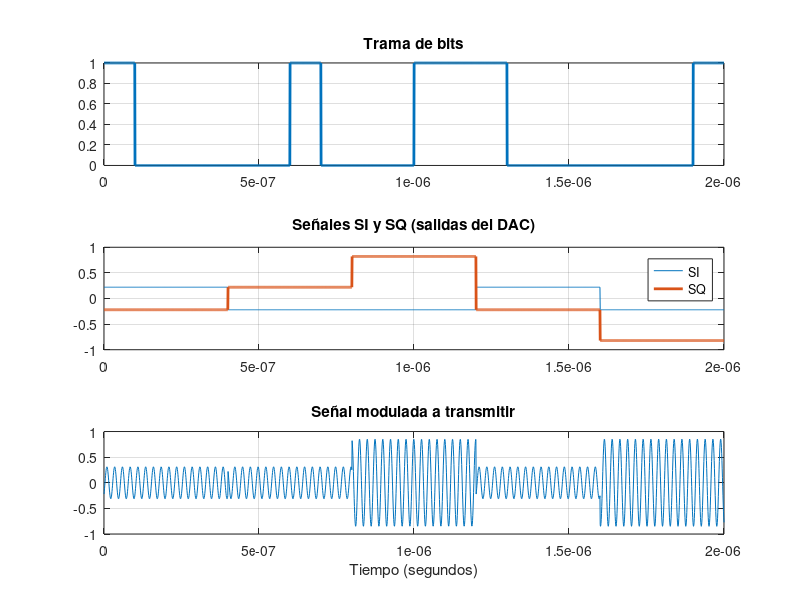

Write the MATLAB code that produced this figure. (Note: this script raises an error after producing the figure.)
clear,close all;
%ultimos 5 dígitos de 20182381 es 82381
%conversión a binario 1000 0010 0011 1000 0001
b = [1 0 0 0 0 0 1 0 0 0 1 1 1 0 0 0 0 0 0 1];%secuencia de bits
r=10e6;%velocidad de transmisión
mpb=120;%muestras por bit
Tb=1/r; %tiempo de bit
wc=4*r*(2*pi);
%inicializamos variables
trama=zeros(1,mpb*length(b)); %secuencia de bit señal moduladora
QAM=zeros(1,mpb*length(b)); %señal modulada
t=linspace(0,length(b)*Tb,mpb*length(b));
SQ=zeros(1,mpb*length(b));
SI=zeros(1,mpb*length(b));
%establecemos la trama
for i=1:length(b)
    ini=(i-1)*mpb+1;
    fin=i*mpb;
    temp=ones(1,mpb)*b(i);
    trama(ini:fin) = temp;
end
%establecemos la señal modulada
for i=1:length(b)/4
    ini=(i-1)*(mpb*4)+1;
    fin=i*(mpb*4);
    iIqQ=b((i-1)*4+1:i*4);
    %salida DAC, valor SI
    if isequal(iIqQ(1:2),[0 0])
        temp=-0.22;
    elseif isequal(iIqQ(1:2),[0 1])
        temp=-0.821;
    elseif isequal(iIqQ(1:2),[1 0])
        temp=0.22;
    elseif isequal(iIqQ(1:2),[1 1])
        temp=0.821;
    end
    SI(ini:fin)=temp;
    temp=temp*sin(wc*t(1:mpb*4));%modulamos con sin
    QAM(ini:fin)=temp;%sumamos a la señal final
    
    %salida del DAC, valor SQ
    if isequal(iIqQ(3:4),[0 0])
        temp=-0.22;
    elseif isequal(iIqQ(3:4),[0 1])
        temp=-0.821;
    elseif isequal(iIqQ(3:4),[1 0])
        temp=0.22;
    elseif isequal(iIqQ(3:4),[1 1])
        temp=0.821;
    end
    SQ(ini:fin)=temp;
    temp=temp*cos(wc*t(1:mpb*4));%modulamos con cos
    QAM(ini:fin)=temp+QAM(ini:fin);%sumamos a la señal final
end
figure(1)
subplot(3,1,1);
plot(t,trama,'LineWidth',2);grid;
title('Trama de bits')
subplot(3,1,2);
plot(t,SI,t,SQ,'LineWidth',2);grid;
title('Señales SI y SQ (salidas del DAC)')
legend('SI','SQ')
subplot(3,1,3);
plot(t,QAM);grid
title('Señal modulada a transmitir')
xlabel('Tiempo (segundos)')
sgtitle('Señal sin conformación de pulso')

%% conformando pulso
SI_seq=zeros(1,4);
SQ_seq=zeros(1,4);
for i=1:length(b)/4
    iIqQ=b((i-1)*4+1:i*4);
    %salida DAC, valor SI
    if isequal(iIqQ(1:2),[0 0])
        temp=-0.22;
    elseif isequal(iIqQ(1:2),[0 1])
        temp=-0.821;
    elseif isequal(iIqQ(1:2),[1 0])
        temp=0.22;
    elseif isequal(iIqQ(1:2),[1 1])
        temp=0.821;
    end
    SI_seq(i)=temp;
    %salida del DAC, valor SQ
    if isequal(iIqQ(3:4),[0 0])
        temp=-0.22;
    elseif isequal(iIqQ(3:4),[0 1])
        temp=-0.821;
    elseif isequal(iIqQ(3:4),[1 0])
        temp=0.22;
    elseif isequal(iIqQ(3:4),[1 1])
        temp=0.821;
    end
    SQ_seq(i)=temp;
end
nf=6;%numero de "formas" del filtro
mpf=mpb*4; %numero de muestras por forma.
           %cada forma tendra las muestras de 4 bits
alfa=0.35;%factor de caida del filtro
h=rcosdesign(alfa,nf,mpf,'normal');
temp=max(upfirdn(1, h, mpf));
SI_conformado = upfirdn(SI_seq, h, mpf)/temp;
SQ_conformado = upfirdn(SQ_seq, h, mpf)/temp;


ini=(nf/2-1/2)*mpf+1; %eliminamos las formas inciales
fin=(ini-1)+length(b)/4*mpf; %eliminamos las formas finales 
QAM=SI_conformado(ini:fin).*sin(wc*t);
QAM=SQ_conformado(ini:fin).*cos(wc*t)+QAM;

figure(2)
subplot(4,1,1);
plot(t,trama,'LineWidth',2);grid;
title('Trama de bits')
subplot(4,1,2);
plot(t,SI,t,SQ,'LineWidth',2);grid;
title('Señales SI y SQ (salidas del DAC)')
subplot(4,1,3);
plot(t,SI_conformado(ini:fin),t,SQ_conformado(ini:fin),'LineWidth',2);grid;
title('Señales SI y SQ conformadas')
legend('SI','SQ')
subplot(4,1,4);
plot(t,QAM);grid
title('Señal modulada a transmitir')
xlabel('Tiempo (segundos)')
sgtitle('Señal conformando pulsos con factor de caída = 0.35')

sps=12;
t=linspace(0,t(end),length(t)/(mpb/sps));
T=t(2);%periodo de muestreo
Fs=1/T;%Freq de muestreo
L=length(t);
QAM_f = abs(fft(QAM)/L);%diagrama espectral
QAM_f = 2*QAM_f(1:L/2+1);%solo freq positivas
f = Fs/L*(0:(L/2));%eje de frecuencias
figure
plot(f/1e6,QAM_f) 
title('Espectro la señal modulada')
xlabel('f (MHz)')
ylabel('|QAM(f)|')
grid